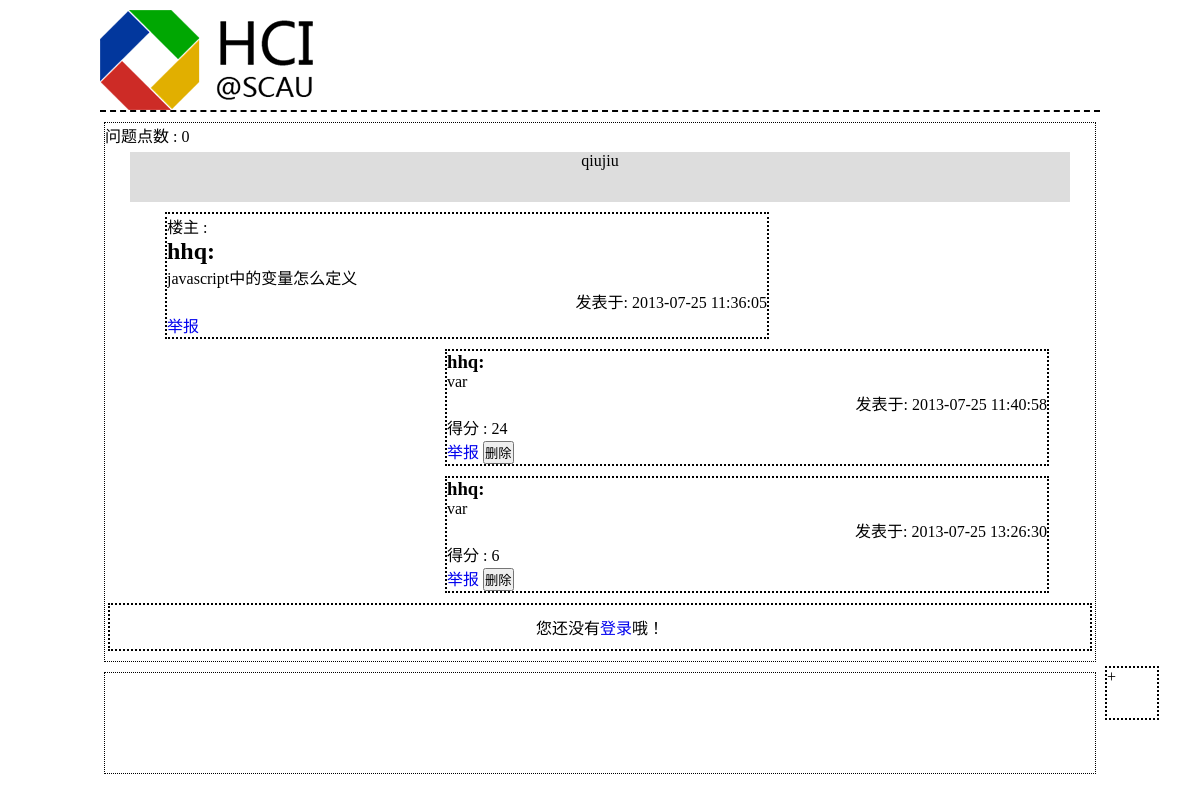
The app's page /Controller/onePostCon.php?postId=22 with its own data.
### tables this page shows
CREATE TABLE IF NOT EXISTS `post` (
  `id` int(6) NOT NULL AUTO_INCREMENT,
  `title` varchar(50) NOT NULL,
  `content` longtext NOT NULL,
  `type` int(1) NOT NULL,
  `point` int(5) NOT NULL DEFAULT '0',
  `deleted` int(1) NOT NULL,
  `post_date` datetime NOT NULL,
  `state` int(1) NOT NULL,
  `authority` int(11) NOT NULL,
  `board_id` int(11) NOT NULL,
  `user_id` int(11) NOT NULL,
  PRIMARY KEY (`id`),
  KEY `board_id` (`board_id`),
  KEY `user_id` (`user_id`)
);

CREATE TABLE IF NOT EXISTS `user` (
  `id` int(11) NOT NULL AUTO_INCREMENT,
  `account` varchar(20) NOT NULL,
  `score` int(10) NOT NULL,
  `level` int(3) NOT NULL,
  `authority` int(11) NOT NULL,
  `password` varchar(255) NOT NULL,
  PRIMARY KEY (`id`)
);

### Controller/onePostCon.php (called while the page is built, shortened)
<?php
	require_once(ROOT . DS . "View" . DS. "postHeader.php");
	$postId = $_GET['postId'];
	$sql = "SELECT * FROM `post` WHERE id='$postId'";
	$query = mysql_query($sql);
	while($post_rows = mysql_fetch_array($query)) {
		$user = mysql_fetch_array(mysql_query("SELECT account FROM `user` WHERE id='$post_rows[user_id]'"));
		$post_user = $user[0];
		$post_title = $post_rows['title'];
		$post_content = $post_rows['content'];
		$post_date = $post_rows['post_date'];
		$post_type = $post_rows['type'];
		$post_point = $post_rows['point'];
	}
	$comment_sql = "SELECT * FROM `comment` WHERE post_id='$postId'";
	$comment_query = mysql_query($comment_sql);
	$commentContent = array();
	$commentUser = array();
	$commentDate = array();
	$commentPoint = array();
	$commentId = array();
	$commentDeleted=array();
	while($comment_rows = mysql_fetch_array($comment_query)) {
		array_push($commentContent, $comment_rows['content']);
		$comment_user = mysql_fetch_array(mysql_query("SELECT account FROM `user` WHERE id='$comment_rows[user_id]'"));
		array_push($commentUser, $comment_user[0]);
		array_push($commentDate, $comment_rows['comment_date']);
		array_push($commentPoint, $comment_rows['cpoint']);
		array_push($commentId, $comment_rows['id']);
		array_push($commentDeleted,$comment_rows['deleted']);
	}
	include_once(ROOT . DS . "View" . DS . "onePostView.php");
?>

### View/onePostView.php (the view, shortened to what this page needs)
<?php
	if($post_type == 1) {
?>
			<div id="type">问题点数 : <?php echo $post_point;?></div>
<?php
	}
?>
			<div id="postTitle"><?php echo $post_title;?></div>
			<div id="msg">
			楼主 :
			<h2><?php echo $post_user;?>:</h2>
			<p><?php echo $post_content;?></p>
			<p class="time">发表于:&nbsp;<?php echo $post_date;?></p>
			<a href="/HCI-forum/Controller/informPost.php?id=<?php echo $postId;?>">举报</a>
			</div>
<?php
	if($post_type == 2) {
		$debate_sql = "SELECT * FROM `debate` WHERE post_id='$postId' AND `content` <>''";
		$side1_sql = "SELECT * FROM `debate` WHERE side='1' AND `content` <>'' AND post_id='$postId'";
		$side2_sql = "SELECT * FROM `debate` WHERE side='2' AND `content` <>'' AND post_id='$postId'";
		$side1_num = mysql_num_rows(mysql_query($side1_sql));
		$side2_num = mysql_num_rows(mysql_query($side2_sql));
		$debate_query = mysql_query($debate_sql);
		$debateContent = array();
		$debateUser = array();
		$debateDate = array();
		$debateId = array();
		$debateSide = array();
		echo "side 1 :".$side1_num."<br>";
		echo "side 2 :".$side2_num."<br>";
		while($debate_rows = mysql_fetch_array($debate_query)) {
			array_push($debateContent, $debate_rows['content']);
			array_push($debateDate, $debate_rows['date']);
			array_push($debateId, $debate_rows['id']);
			array_push($debateSide, $debate_rows['side']);
			$debate_user = mysql_fetch_array(mysql_query("SELECT account FROM `user` WHERE id='$debate_rows[user_id]'"));
			array_push($debateUser, $debate_user[0]);
		}
		foreach ($debateUser as $key => $debateuser) {
			echo "作者 : ".$debateuser."<br>";
			echo "内容 : ".$debateContent[$key]."<br>";
			echo "辩论方 : ".$debateSide[$key]."<br>";
			echo "发表时间 : ".$debateDate[$key]."<br>";
		}
	}
	else {
		foreach ($commentUser as $key => $commentuser) {
			if($commentDeleted[$key]==0){
?>
			<div class="comment" id="<?php echo $key;?>">
				<h3><?php echo $commentuser;?>:</h3>
				<p><?php echo $commentContent[$key];?></p>
				<p class="time">发表于:&nbsp;<?php echo $commentDate[$key];?></p>
				<p>得分 : <?php echo $commentPoint[$key];?></p>
				<a href="/HCI-forum/Controller/informComment.php?id=<?php echo $commentId[$key];?>&post=<?php echo $postId;?>">举报</a>
				<input type="button" value="删除" onclick="comment_delete_judge(<?php echo $commentId[$key].",".$key;?>)"/>
			</div>
<?php
		}
		}
	}
?>

### stylesheets/post.css (style rules this page uses)
* { margin: 0; padding: 0; list-style: none; outline: none; text-decoration: none; }
#postTitle { width: 95%; height: 50px; margin: 5px auto; text-align: center; background: #ddd; }
#msg { width: 600px; margin: 10px 0px 10px 60px; border: 2px dotted #000; word-wrap:break-word; overflow:hidden; }
.comment { width: 600px; margin: 10px 0px 10px 340px; border: 2px dotted #000; }
#send-comment { width: 99%; margin: 10px auto; padding: 10px 0; border: 2px dotted #000; text-align: center; }
#control-panel { width: 50px; height: 50px; position: fixed; bottom: 80px; margin-left: 1000px; border: 2px dotted #000; }
.time { text-align: right; }
#footer { width: 99%; height: 100px; margin: 10px auto; border: 1px dotted #000; }

### records on screen
post: point "0", title "qiujiu", content "javascript中的变量怎么定义", post_date "2013-07-25 11:36:05"
user: account "hhq"

### other values on screen
$commentContent[$key] "var"
$commentDate[$key] "2013-07-25 11:40:58"
$commentPoint[$key] "24"
$commentDate[$key] "2013-07-25 13:26:30"
$commentPoint[$key] "6"
